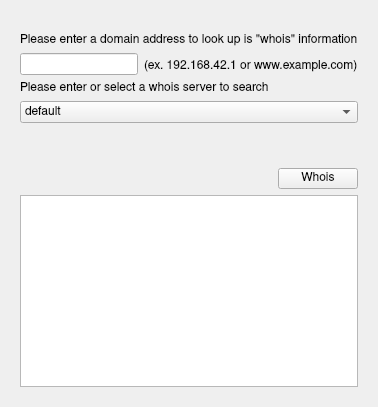
      <widget class="QWidget" name="tab_whois">
       <attribute name="title">
        <string>Whois</string>
       </attribute>
       <layout class="QVBoxLayout" name="verticalLayout_7">
        <property name="leftMargin">
         <number>20</number>
        </property>
        <property name="topMargin">
         <number>34</number>
        </property>
        <property name="rightMargin">
         <number>20</number>
        </property>
        <property name="bottomMargin">
         <number>20</number>
        </property>
        <item>
         <widget class="QWidget" name="widget" native="true">
          <property name="minimumSize">
           <size>
            <width>0</width>
            <height>150</height>
           </size>
          </property>
          <property name="maximumSize">
           <size>
            <width>16777215</width>
            <height>155</height>
           </size>
          </property>
          <layout class="QVBoxLayout" name="verticalLayout_6">
           <property name="leftMargin">
            <number>0</number>
           </property>
           <property name="topMargin">
            <number>0</number>
           </property>
           <property name="rightMargin">
            <number>0</number>
           </property>
           <property name="bottomMargin">
            <number>0</number>
           </property>
           <item>
            <widget class="QLabel" name="whois_please_label_1">
             <property name="font">
              <font>
               <family>Nimbus Sans</family>
              </font>
             </property>
             <property name="text">
              <string>Please enter a domain address to look up is &quot;whois&quot; information</string>
             </property>
            </widget>
           </item>
           <item>
            <layout class="QHBoxLayout" name="horizontalLayout_8">
             <item>
              <widget class="QLineEdit" name="whois_address_lineedit">
               <property name="font">
                <font>
                 <family>Nimbus Sans</family>
                </font>
               </property>
              </widget>
             </item>
             <item>
              <widget class="QLabel" name="whois_example_label_1">
               <property name="font">
                <font>
                 <family>Nimbus Sans</family>
                </font>
               </property>
               <property name="text">
                <string>&lt;html&gt;&lt;head/&gt;&lt;body&gt;&lt;p&gt;&lt;span style=&quot; font-size:14pt; vertical-align:sub;&quot;&gt;(ex. 192.168.42.1 or www.example.com)&lt;/span&gt;&lt;/p&gt;&lt;/body&gt;&lt;/html&gt;</string>
               </property>
              </widget>
             </item>
            </layout>
           </item>
           <item>
            <widget class="QLabel" name="whois_please_label_2">
             <property name="font">
              <font>
               <family>Nimbus Sans</family>
              </font>
             </property>
             <property name="text">
              <string>Please enter or select a whois server to search</string>
             </property>
            </widget>
           </item>
           <item>
            <widget class="QComboBox" name="whois_combox">
             <property name="font">
              <font>
               <family>Nimbus Sans</family>
              </font>
             </property>
             <item>
              <property name="text">
               <string>default</string>
              </property>
             </item>
             <item>
              <property name="text">
               <string notr="true">whois.iana.org</string>
              </property>
             </item>
            </widget>
           </item>
           <item>
            <spacer name="whois_spacer_1">
             <property name="orientation">
              <enum>Qt::Vertical</enum>
             </property>
             <property name="sizeHint" stdset="0">
              <size>
               <width>20</width>
               <height>40</height>
              </size>
             </property>
            </spacer>
           </item>
           <item alignment="Qt::AlignRight|Qt::AlignVCenter">
            <widget class="QPushButton" name="whois_button">
             <property name="sizePolicy">
              <sizepolicy hsizetype="Fixed" vsizetype="Fixed">
               <horstretch>0</horstretch>
               <verstretch>0</verstretch>
              </sizepolicy>
             </property>
             <property name="font">
              <font>
               <family>Nimbus Sans</family>
              </font>
             </property>
             <property name="text">
              <string>Whois</string>
             </property>
            </widget>
           </item>
          </layout>
         </widget>
        </item>
        <item>
         <widget class="QTextBrowser" name="whois_text_browser">
          <property name="font">
           <font>
            <family>Nimbus Mono PS</family>
           </font>
          </property>
          <property name="lineWrapMode">
           <enum>QTextEdit::WidgetWidth</enum>
          </property>
         </widget>
        </item>
       </layout>
      </widget>
